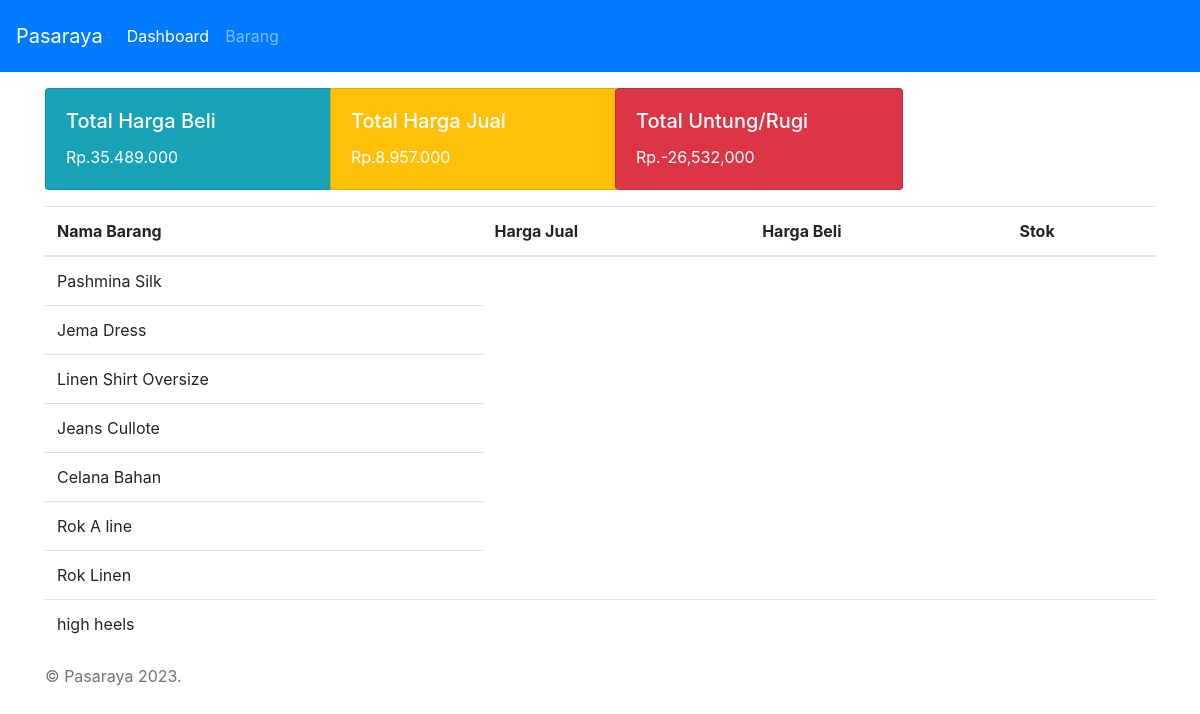
The page / on the database its author committed.
### tables this page shows
CREATE TABLE `barang` (
  `IdBarang` int(11) NOT NULL,
  `NamaBarang` varchar(255) DEFAULT NULL,
  `Keterangan` varchar(255) DEFAULT NULL,
  `Satuan` int(15) DEFAULT NULL,
  `iduser` int(11) DEFAULT NULL
);

### app/controllers/dasbor.php (called while the page is built, shortened)
<?php
class DasborController extends Controller
{
    public function index()
    {
        $NamaBarang = isset($_GET['NamaBarang']) ? $_GET['NamaBarang'] : null;
        $barang_model = $this->loadModel('BarangModel');
        $data_barang = $barang_model->getAllBarang($NamaBarang);
        $totalHargaBeli = 0;
        $totalbeli = 0;
        $pembelian_model = $this->loadModel('PembelianModel');
        $pembelian = $pembelian_model->getAllPembelian();
        foreach ($pembelian as $pembelian_item) {
            $totalHargaBeli += $pembelian_item->HargaBeli * $pembelian_item->JumlahPembelian;
            $totalbeli = $pembelian_item->JumlahPembelian;
        }
        $totalHargaJual = 0;
        $totaljual = 0;
        $penjualan_model = $this->loadModel('PenjualanModel');
        $penjualan = $penjualan_model->getAllPenjualan();
        foreach ($penjualan as $penjualan_item) {
            $totalHargaJual += $penjualan_item->HargaJual * $penjualan_item->JumlahPenjualan;
            $totaljual = $penjualan_item->JumlahPenjualan;
        }
        $labaRugi = $totalHargaJual - $totalHargaBeli;
        $stock = $totalbeli - $totaljual;
        $data['total_harga_beli'] = $totalHargaBeli;
        $data['total_harga_jual'] = $totalHargaJual;
        $data['laba_rugi'] = $labaRugi;
        $data['stok'] = $stock;
        require 'app/views/layouts/header.php';
        require 'app/views/layouts/navbar.php';
        require 'app/views/dasbor/index.php';
        require 'app/views/layouts/footer.php';
    }
}

### index.php (called while the page is built, shortened)
<?php
require 'app/libs/controller.php';
$app = new Application();

### app/libs/controller.php (called while the page is built, shortened)
<?php
class Controller
{
    public $db = null;
    private function openDatabaseConnection()
    {
        $options = array(PDO::ATTR_DEFAULT_FETCH_MODE => PDO::FETCH_OBJ, PDO::ATTR_ERRMODE => PDO::ERRMODE_WARNING);
        try {
            $this->db = new PDO("mysql:host=" . DB_HOST . ";port=" . DB_PORT . ";dbname=" . DB_NAME, DB_USER, DB_PASS, $options);
        } catch(PDOException $e) {
            echo $e->getMessage();
        }
    }
    public function loadModel($model_name)
    {
        return new $model_name($this->db);
    }
}

### app/models/pembelianmodel.php (called while the page is built, shortened)
<?php
class PembelianModel
{
    private $db;
    public function __construct($db) {
        $this->db = $db;
    }
    public function getAllPembelian()
    {
        try {
            $query = "SELECT * FROM pembelian";
            $prepareDB = $this->db->prepare($query);
            $prepareDB->execute();
            $result = $prepareDB->fetchAll();
            return $result;
        } catch (Exception $e) {
            throw $e;
        }
    }
    }
    ?>

### app/models/penjualanmodel.php (called while the page is built, shortened)
<?php
class PenjualanModel
{
    private $db;
    public function __construct($db) {
        $this->db = $db;
    }
    public function getAllPenjualan()
    {
        try {
            $query = "SELECT * FROM penjualan";
            $prepareDB = $this->db->prepare($query);
            $prepareDB->execute();
            $result = $prepareDB->fetchAll();
            return $result;
        } catch (Exception $e) {
            throw $e;
        }
    }
    }
    ?>

### app/models/barangmodel.php (called while the page is built, shortened)
<?php
class BarangModel
{
    private $db;
    function __construct($db) {
        $this->db = $db;
    }
    public function getAllBarang($NamaBarang)
    {
        try {
            if ($NamaBarang != null) {
                $query = "SELECT * FROM Barang INNER JOIN Pengguna ON Barang.iduser = Pengguna.iduser WHERE NamaBarang LIKE '%$NamaBarang%'";
            } else {
                $query = "SELECT * FROM Barang INNER JOIN Pengguna ON Barang.iduser = Pengguna.iduser";
            }
            $prepareDB = $this->db->prepare($query);
            $prepareDB->execute();
            $result = $prepareDB->fetchAll();
            return $result;
        } catch (Exception $e) {
            throw $e;
        }
    }
}

### app/views/dasbor/index.php (the view)
<main role="main" class="container">
  <div class="clearfix mb-3 mt-3">
        <h1 class="float-left">Laporan Laba Rugi</h1>
    </div>
  <div class="row">
  <div class="col-sm-3">
      <div class="card text-white bg-info mb-3" style="width: 18rem;">
        <div class="card-body">
          <h5 class="card-title">Total Harga Beli</h5>
          <p class="card-text">Rp.<?php echo number_format($data['total_harga_beli'], 0, ',', '.'); ?></p>
        </div>
      </div>
    </div>
  <div class="col-sm-3">
    <div class="card text-white bg-warning mb-3" style="width: 18rem;">
      <div class="card-body">
        <h5 class="card-title">Total Harga Jual</h5>
        <p class="card-text">Rp.<?php echo number_format($data['total_harga_jual'], 0, ',', '.'); ?></p>
      </div>
    </div>
  </div>
  <div class="col-sm-3">
    <div class="card text-white bg-danger mb-3" style="width: 18rem;">
      <div class="card-body">
        <h5 class="card-title">Total Untung/Rugi</h5>
        <p class="card-text">Rp.<?php echo number_format($data['total_harga_jual'] - $data['total_harga_beli']); ?></p>
      </div>
    </div>
  </div>
  </div>
  <div class="table-responsive">
        <table class="table">
            <thead>
                <tr>
                    <th>Nama Barang</th>
                    <th>Harga Jual</th>
                    <th>Harga Beli</th>
                    <th>Stok</th>
                </tr>
            </thead>
            <tbody>
                <?php foreach ($data_barang as $data) { ?>
                <tr>
                    <td><?php if (isset($data->IdBarang)) echo $data->NamaBarang; ?></td>
                    <?php } ?>
                    <td><?php if (isset($data->IdPenjualan)) echo $data->HargaJual; ?></td>
                    <td><?php if (isset($data->IdPembelian)) echo $data->HargaBeli; ?></td>
                    <td><?php if (isset($data->stok)) echo $data->stok; ?></td>
                </tr>
            </tbody>
        </table>
</main>

### rows shown on the page
barang: NamaBarang "Pashmina Silk"
barang: NamaBarang "Jema Dress"
barang: NamaBarang "Linen Shirt Oversize"
barang: NamaBarang "Jeans Cullote"
barang: NamaBarang "Celana Bahan"
barang: NamaBarang "Rok A line"
barang: NamaBarang "Rok Linen"
barang: NamaBarang "high heels"

### other values the page prints
$data['total_harga_beli'] "35.489.000"
$data['total_harga_jual'] "8.957.000"
$data['total_harga_jual'] - $data['total_harga_beli'] "-26,532,000"
